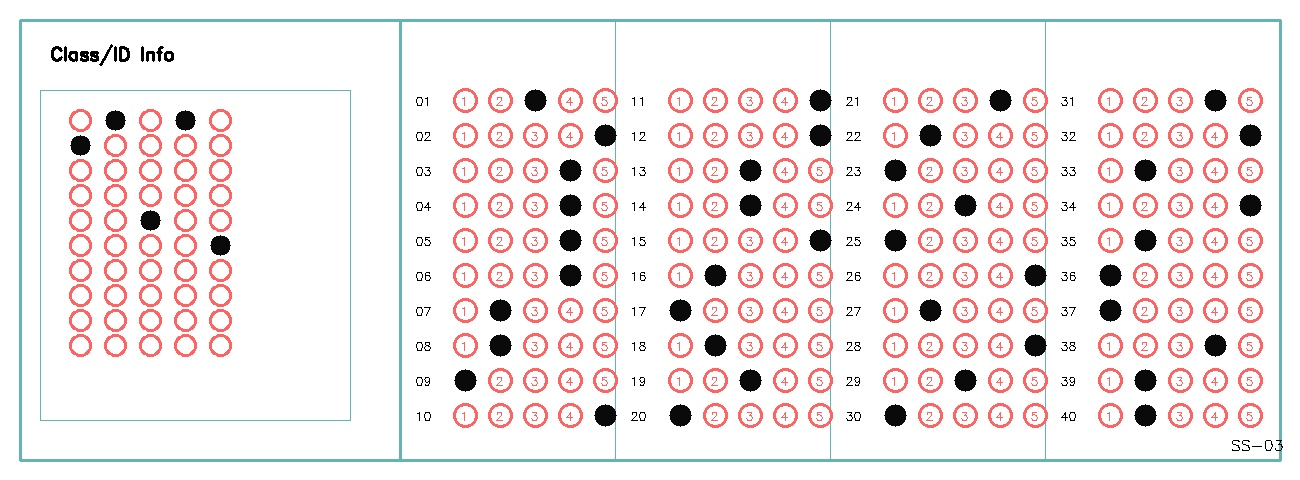
#> input picture backend/uploads/001a513c-5bec-4d56-bbf4-f112e8d0970f_ss03_omr_marked.jpg, 1300 x 480 px
$ python -i omr_grid_detector.py   (imports and definitions only)
#> lines starting #> are read from the running program, lines starting #| are printed output that depends on the picture; after the words box and inside, x2 and y2 are one past the last pixel; in counts of white or black regions, pixels touching at a corner belong together
#> further down, picture is the input picture: shape (480, 1300, 3); mean B, G, R 234.1, 234.3, 241.5
### backend/engine/document_processor.py
import cv2
import numpy as np

class DocumentProcessor:
    def __init__(self):
        pass

    # [93 lines left out: functions resize_image, get_corners, order_points, four_point_transform, process_document, not called in this run]

# [6 lines that do not run on import are left out]

### backend/engine/bubble_detector.py
from dataclasses import dataclass
from typing import Dict, List, Optional, Tuple, Any

import cv2
import numpy as np
from numpy.typing import NDArray


# Type alias for bubble tuple: (x, y, width, height, contour)
BubbleTuple = Tuple[int, int, int, int, NDArray[np.int32]]


@dataclass
class BubbleDetectorConfig:
    """Configuration for bubble detection parameters."""

    # Binary threshold for detecting bubbles
    binary_threshold: int = 200

    # Morphological kernel size for noise removal
    morph_kernel_size: Tuple[int, int] = (3, 3)

    # Bubble size constraints (in pixels)
    min_bubble_size: int = 8
    max_bubble_size: int = 100

    # Aspect ratio constraints for valid bubbles
    min_aspect_ratio: float = 0.4
    max_aspect_ratio: float = 2.5

    # Minimum contour area to filter noise
    min_contour_area: int = 10

    # Distance threshold for deduplication (pixels)
    dedup_distance: float = 5.0

    # Column grouping threshold (pixels)
    column_threshold: int = 50

    # Row grouping threshold (pixels)
    row_threshold: int = 15

    # Marking detection threshold (0-1, higher = darker)
    marking_threshold: float = 0.25


class BubbleDetector:
    """Detector for OMR bubble marks in scanned documents."""

    def __init__(
        self,
        threshold: float = 0.7,
        config: Optional[BubbleDetectorConfig] = None
    ):
        """
        Initialize bubble detector with configuration.

        Args:
            threshold: Legacy threshold parameter (deprecated, use config).
            config: Configuration object. Uses defaults if not provided.
        """
        self.threshold = threshold
        self.config = config or BubbleDetectorConfig()
        # Cache for grayscale conversion to avoid redundant processing
        self._gray_cache: Optional[Tuple[int, NDArray[np.uint8]]] = None

    # [17 lines left out: function _get_grayscale, not called in this run]

    def clear_cache(self) -> None:
        """Clear the grayscale image cache."""
        self._gray_cache = None

    # [192 lines left out: functions detect_bubbles, detect_columns, sort_into_grid, check_marking, grade_paper, not called in this run]

### backend/engine/omr_grid_detector.py
"""
OMR Grid Detector Module

Detects and separates multiple OMR cards from a single scanned image
with grid layout (multiple cards arranged in rows and columns).
"""

import logging
from dataclasses import dataclass
from typing import Any, Dict, List, Optional, Tuple

import cv2
import numpy as np
from numpy.typing import NDArray

from .document_processor import DocumentProcessor
from .bubble_detector import BubbleDetector
from .ocr_engine import OCREngine

logger = logging.getLogger(__name__)


@dataclass
class GridDetectorConfig:
    """Configuration for grid-based OMR detection."""

    # Minimum area ratio for a valid OMR card (relative to image)
    min_card_area_ratio: float = 0.001

    # Maximum area ratio for a valid OMR card
    max_card_area_ratio: float = 0.5

    # Aspect ratio range for OMR cards (width/height)
    min_aspect_ratio: float = 0.3
    max_aspect_ratio: float = 4.0

    # Padding around detected cards (pixels)
    card_padding: int = 20

    # Minimum contour area to consider (on resized 1000px image)
    min_contour_area: int = 500

    # Canny edge detection thresholds
    canny_low: int = 20
    canny_high: int = 150

    # Morphological kernel size
    morph_kernel_size: Tuple[int, int] = (3, 3)

    # Grid sorting tolerance (percentage of card height)
    row_tolerance: float = 0.5


@dataclass
class OMRCardResult:
    """Result for a single OMR card."""

    card_index: int
    image: NDArray[np.uint8]
    bbox: Tuple[int, int, int, int]  # x, y, w, h
    student_name: str
    answers: Dict[int, List[int]]  # question -> selected answers
    confidence_scores: Dict[int, List[float]]


class OMRGridDetector:
    """Detects and processes multiple OMR cards from grid layout images."""

    def __init__(
        self,
        config: Optional[GridDetectorConfig] = None,
        bubble_detector: Optional[BubbleDetector] = None,
        ocr_engine: Optional[OCREngine] = None
    ):
        """
        Initialize the grid detector.

        Args:
            config: Configuration object.
            bubble_detector: Bubble detector instance.
            ocr_engine: OCR engine instance.
        """
        self.config = config or GridDetectorConfig()
        self.bubble_detector = bubble_detector or BubbleDetector()
        self._ocr_engine = ocr_engine
        self.doc_processor = DocumentProcessor()

    # [6 lines left out: function ocr_engine, not called in this run]

    def detect_cards(self, image: NDArray[np.uint8]) -> List[NDArray[np.uint8]]:
        """
        Detect and extract individual OMR cards from a grid image.

        Args:
            image: Input image containing multiple OMR cards.

        Returns:
            List of individual card images sorted in grid order.
        """
        # Get card bounding boxes
        bboxes = self._detect_card_regions(image)

        if not bboxes:
            logger.warning("No OMR cards detected in image")
            return []

        # Sort boxes in grid order (top-to-bottom, left-to-right)
        sorted_bboxes = self._sort_grid_order(bboxes)

        # Extract card images
        cards = []
        for x, y, w, h in sorted_bboxes:
            # Add padding
            pad = self.config.card_padding
            x1 = max(0, x - pad)
            y1 = max(0, y - pad)
            x2 = min(image.shape[1], x + w + pad)
            y2 = min(image.shape[0], y + h + pad)

            card_img = image[y1:y2, x1:x2].copy()
            cards.append(card_img)

        logger.info(f"Detected {len(cards)} OMR cards in grid")
        return cards

    def _detect_card_regions(
        self, image: NDArray[np.uint8]
    ) -> List[Tuple[int, int, int, int]]:
        """
        Detect rectangular regions that could be OMR cards.

        Args:
            image: Input image.

        Returns:
            List of bounding boxes (x, y, w, h).
        """
        # Resize for faster processing
        target_height = 1000
        ratio = target_height / image.shape[0]
#> ratio = 2.08
        small_gray = cv2.resize(cv2.cvtColor(image, cv2.COLOR_BGR2GRAY), (int(image.shape[1] * ratio), target_height), interpolation=cv2.INTER_AREA)
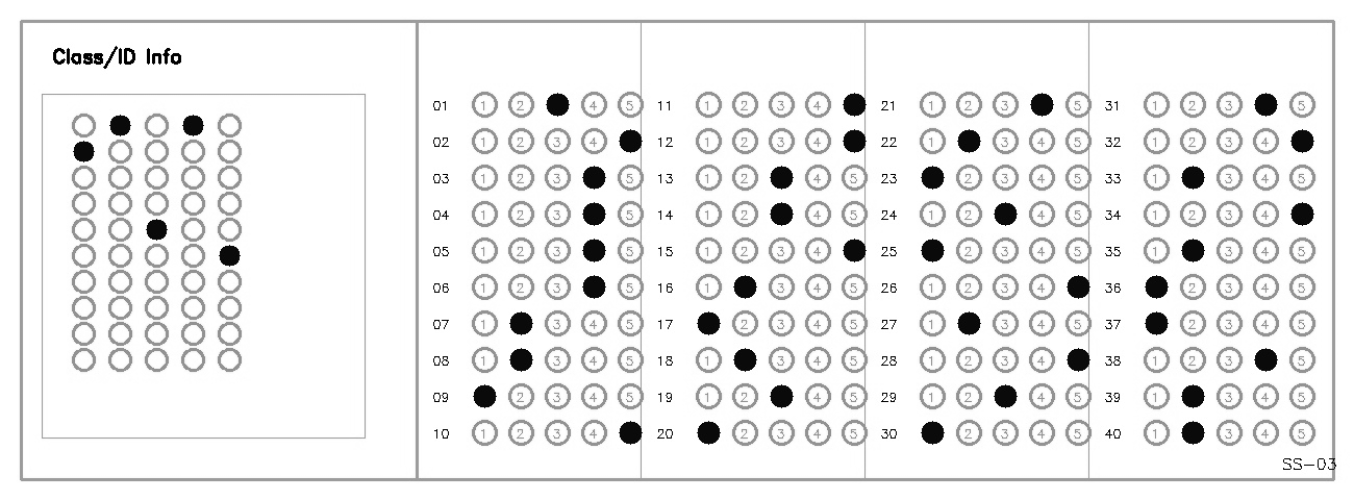
#> small_gray: shape (1000, 2708) (shown at 1/2 size); min 0, max 255, mean 236.4

        img_area = small_gray.shape[0] * small_gray.shape[1]
#> img_area = 2708000

        # Apply blurring
        blurred = cv2.GaussianBlur(small_gray, (5, 5), 0)

        # Edge detection
        edges = cv2.Canny(
            blurred,
            self.config.canny_low,
            self.config.canny_high
        )
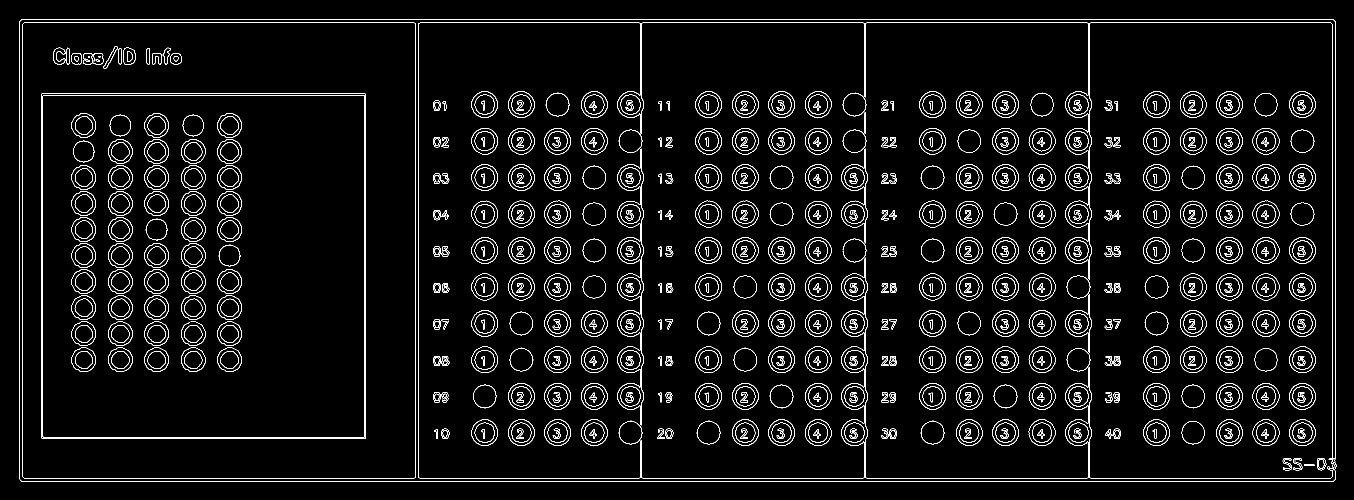
#> edges: shape (1000, 2708) (shown at 1/2 size); 4.6% white in thin lines or dots, all inside (x1, y1, x2, y2) = (39, 39, 2673, 963)

        # Morphological closing to connect edges
        kernel = cv2.getStructuringElement(
            cv2.MORPH_RECT,
            self.config.morph_kernel_size
        )
        closed = cv2.morphologyEx(edges, cv2.MORPH_CLOSE, kernel, iterations=2)
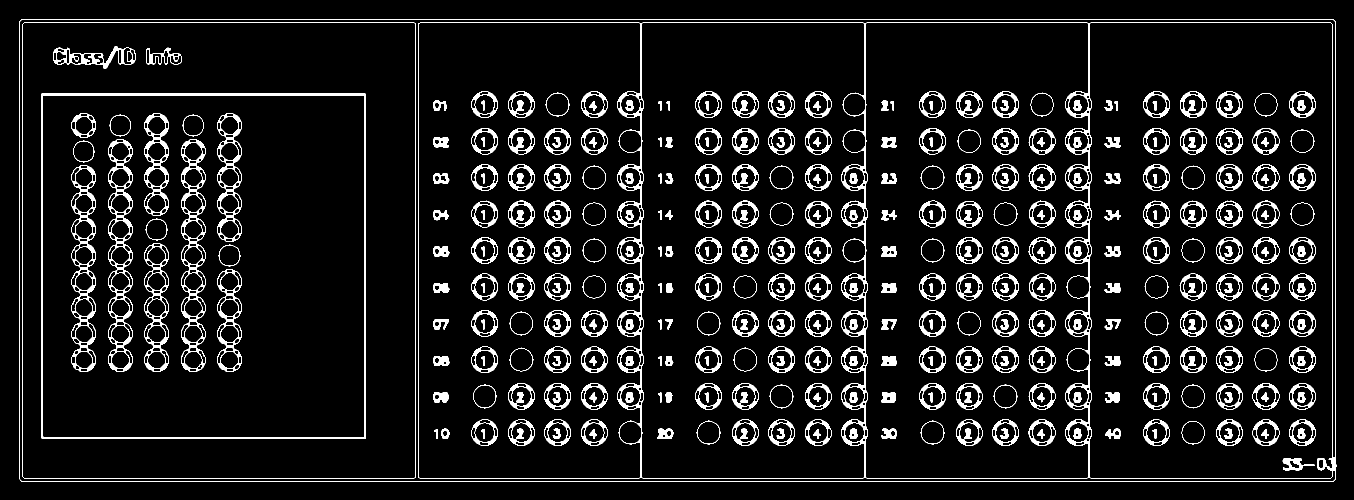
#> closed: shape (1000, 2708) (shown at 1/2 size); 8.3% white; 389 white regions, largest, box (x1, y1, x2, y2) and area: (39, 39, 2673, 963) 36705, (82, 187, 732, 878) 10657, (216, 279, 265, 744) 5165

        # Dilate to merge nearby edges
        dilated = cv2.dilate(closed, kernel, iterations=2)
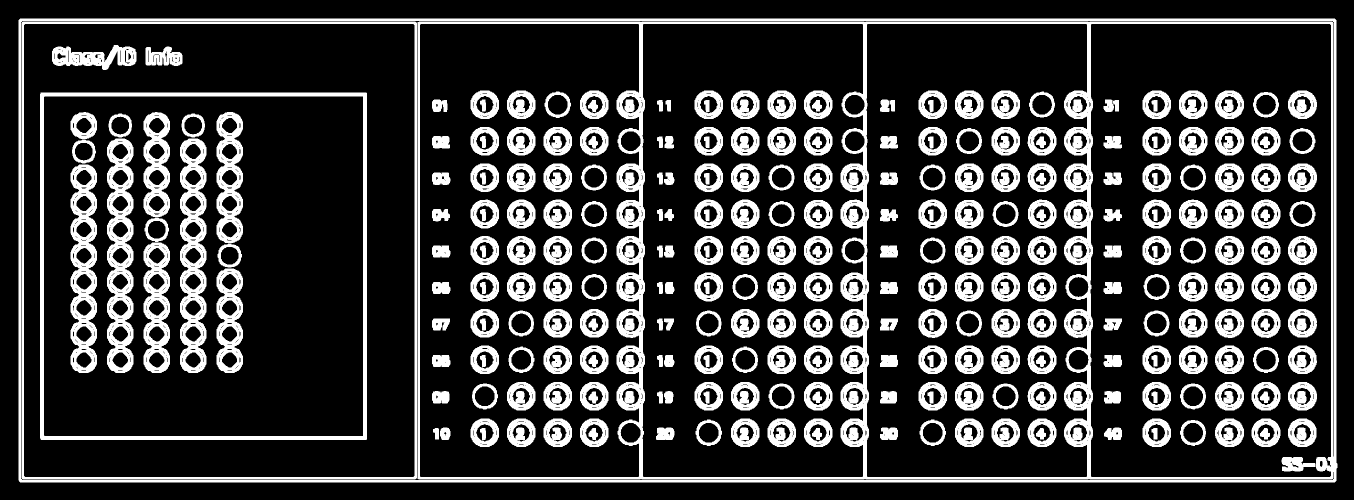
#> dilated: shape (1000, 2708) (shown at 1/2 size); 22.2% white; 303 white regions

        # Find contours
        contours, _ = cv2.findContours(
            dilated, cv2.RETR_EXTERNAL, cv2.CHAIN_APPROX_SIMPLE
        )
#> contours = 1 contour; box (x1, y1, x2, y2) and area: (37, 37, 2675, 965) 2442646

        bboxes = []
        for contour in contours:
            area = cv2.contourArea(contour)

            # Filter by area
            if area < self.config.min_contour_area:
                continue

            area_ratio = area / img_area
            if not (self.config.min_card_area_ratio <= area_ratio <= self.config.max_card_area_ratio):
                continue

            # Get bounding rectangle
            x, y, w, h = cv2.boundingRect(contour)

            # Filter by aspect ratio
            aspect_ratio = w / h if h > 0 else 0
            if not (self.config.min_aspect_ratio <= aspect_ratio <= self.config.max_aspect_ratio):
                continue

            # Try to find a more precise rectangle using approxPolyDP
            peri = cv2.arcLength(contour, True)
            approx = cv2.approxPolyDP(contour, 0.02 * peri, True)

            # If we get a quadrilateral, use it
            if len(approx) == 4:
                x, y, w, h = cv2.boundingRect(approx)
            else:
                x, y, w, h = cv2.boundingRect(contour)

            # Rescale back to original size
            bboxes.append((
                int(x / ratio),
                int(y / ratio),
                int(w / ratio),
                int(h / ratio)
            ))
#> this loop made 1 pass
#> (area, area_ratio) on pass 1: (2442646, 0.902)
#> after the loop, bboxes = []

        # Remove overlapping boxes (keep larger ones)
        bboxes = self._remove_overlapping(bboxes)

        return bboxes

    def _remove_overlapping(
        self, bboxes: List[Tuple[int, int, int, int]]
    ) -> List[Tuple[int, int, int, int]]:
        """Remove overlapping bounding boxes, keeping larger ones."""
        if not bboxes:
            return []

        # Sort by area (largest first)
        sorted_boxes = sorted(bboxes, key=lambda b: b[2] * b[3], reverse=True)
        result = []

        for box in sorted_boxes:
            x1, y1, w1, h1 = box
            is_overlapping = False

            for existing in result:
                x2, y2, w2, h2 = existing

                # Calculate intersection
                ix1 = max(x1, x2)
                iy1 = max(y1, y2)
                ix2 = min(x1 + w1, x2 + w2)
                iy2 = min(y1 + h1, y2 + h2)

                if ix1 < ix2 and iy1 < iy2:
                    intersection = (ix2 - ix1) * (iy2 - iy1)
                    smaller_area = min(w1 * h1, w2 * h2)

                    # If significant overlap (>50% of smaller box)
                    if intersection > 0.5 * smaller_area:
                        is_overlapping = True
                        break

            if not is_overlapping:
                result.append(box)

        return result

    # [44 lines left out: function _sort_grid_order, not called in this run]

    def process_grid_image(
        self,
        image: NDArray[np.uint8],
        col_threshold: int = 60,
        question_x_offset: int = 300,
        num_question_columns: int = 4,
        questions_per_column: int = 10
    ) -> List[OMRCardResult]:
        """
        Process a grid image and grade all OMR cards.

        Args:
            image: Input image with multiple OMR cards.
            col_threshold: Column detection threshold.
            question_x_offset: X offset for question columns.
            num_question_columns: Number of question columns.
            questions_per_column: Questions per column.

        Returns:
            List of OMRCardResult for each detected card.
        """
        # Detect and extract individual cards
        cards = self.detect_cards(image)
#> cards = []
        results = []

        for idx, card_img in enumerate(cards):
            try:
                result = self._process_single_card(
                    card_img,
                    idx,
                    col_threshold,
                    question_x_offset,
                    num_question_columns,
                    questions_per_column
                )
                results.append(result)
            except Exception as e:
                logger.error(f"Error processing card {idx}: {e}")
                # Add empty result for failed card
                results.append(OMRCardResult(
                    card_index=idx,
                    image=card_img,
                    bbox=(0, 0, card_img.shape[1], card_img.shape[0]),
                    student_name="Error",
                    answers={},
                    confidence_scores={}
                ))
#> this loop made 0 passes
#> after the loop, results = []

        return results

    # [97 lines left out: functions _process_single_card, _extract_student_name, _process_document_image, not called in this run]


# Monkey-patch the method onto DocumentProcessor
DocumentProcessor.process_document_image = _process_document_image

>>> import cv2
>>> picture = cv2.imread('../uploads/001a513c-5bec-4d56-bbf4-f112e8d0970f_ss03_omr_marked.jpg')
>>> result = OMRGridDetector().process_grid_image(picture)
#> result = []
